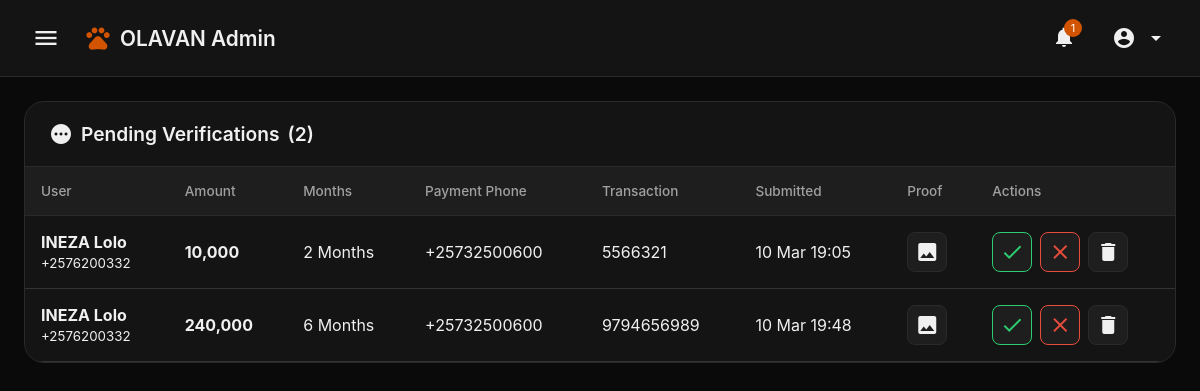
The page /admin.php?section=pending (signed in) on the database its author committed.
### tables this page shows
CREATE TABLE `payments` (
  `id` int(11) NOT NULL AUTO_INCREMENT,
  `user_id` int(11) NOT NULL,
  `payment_date` date NOT NULL,
  `months_paid` int(11) NOT NULL,
  `payment_method` varchar(50) DEFAULT NULL,
  `payment_phone` varchar(20) DEFAULT NULL,
  `transaction_id` varchar(100) DEFAULT NULL,
  `amount_paid` decimal(10,2) DEFAULT NULL,
  `end_date` date NOT NULL,
  `proof_url` varchar(255) DEFAULT NULL,
  `status` enum('pending','completed','unpayed') NOT NULL DEFAULT 'pending',
  `created_at` timestamp NOT NULL DEFAULT current_timestamp(),
  PRIMARY KEY (`id`),
  KEY `user_id` (`user_id`),
  KEY `idx_payment_phone` (`payment_phone`),
  KEY `idx_transaction` (`transaction_id`),
  CONSTRAINT `payments_ibfk_1` FOREIGN KEY (`user_id`) REFERENCES `users` (`id`) ON DELETE CASCADE
);

CREATE TABLE `users` (
  `id` int(11) NOT NULL AUTO_INCREMENT,
  `phone_number` varchar(20) NOT NULL,
  `full_name` varchar(100) DEFAULT NULL,
  `country` varchar(50) NOT NULL,
  `password_hash` varchar(255) NOT NULL,
  `profile_image` varchar(255) DEFAULT 'uploads/images/default.jpg',
  `is_admin` tinyint(1) DEFAULT 0,
  `status` enum('pending','accepted','rejected') NOT NULL DEFAULT 'pending',
  `expiry_reminder_sent` tinyint(1) DEFAULT 0,
  `created_at` timestamp NOT NULL DEFAULT current_timestamp(),
  PRIMARY KEY (`id`),
  UNIQUE KEY `phone_number` (`phone_number`)
);

### admin.php (the view, shortened to what this page needs)
<?php
require_once 'db.php';
$admin_id = $_SESSION['user_id'];
$stmt = $pdo->prepare("SELECT * FROM users WHERE id = ?");
$stmt->execute([$admin_id]);
$admin = $stmt->fetch();
$unread_count = $pdo->query("SELECT COUNT(*) FROM notifications WHERE is_read = 0")->fetchColumn();
$payments = $pdo->query("
    SELECT p.*, u.phone_number, u.full_name, u.country
    FROM payments p
    JOIN users u ON p.user_id = u.id
    ORDER BY p.created_at DESC
")->fetchAll();
$pending_subs = $pdo->query("
    SELECT p.*, u.phone_number, u.full_name, u.country
    FROM payments p
    JOIN users u ON p.user_id = u.id
    WHERE p.status = 'pending'
    ORDER BY p.created_at ASC
")->fetchAll();
$current_section = $_GET['section'] ?? 'dashboard';
?>
<!DOCTYPE html>
<html lang="en">
<head>
</head>
<body>
    <div class="header">
        <div class="header-left">
            <button class="menu-btn" onclick="toggleSidebar()">
                <span class="material-icons">menu</span>
            </button>
            <div class="logo">
                <span class="material-icons">pets</span>
                <span>OLAVAN <span data-i18n="admin">ADMIN</span></span>
            </div>
        </div>
        <div class="header-right">
            <div class="notif-wrapper">
                <button class="notif-btn" onclick="toggleNotifications()">
                    <span class="material-icons">notifications</span>
                    <?php if ($unread_count > 0): ?>
                        <span class="notif-badge"><?php echo $unread_count; ?></span>
                    <?php endif; ?>
                </button>
            </div>
            <div class="user-menu-wrapper">
                <button class="user-menu-btn" onclick="toggleUserMenu()">
                    <?php if (!empty($admin['profile_image']) && file_exists($admin['profile_image'])): ?>
                        <img src="<?php echo htmlspecialchars($admin['profile_image']); ?>" class="user-avatar-small">
                    <?php else: ?>
                        <span class="material-icons">account_circle</span>
                    <?php endif; ?>
                    <span class="material-icons">arrow_drop_down</span>
                </button>
            </div>
        </div>
    </div>
    <div class="content">
        <div id="pending" class="section <?php echo $current_section == 'pending' ? 'active' : ''; ?>">
            <div class="card">
                <div class="card-header">
                    <div class="card-title">
                        <span class="material-icons">pending</span>
                        <span data-i18n="pending_verifications">Pending Verifications</span> (<?php echo count($pending_subs); ?>)
                    </div>
                </div>
                <?php if (empty($pending_subs)): ?>
                    <div class="card-body" style="text-align: center; padding: 48px;">
                        <span class="material-icons" style="font-size: 64px; color: var(--success); margin-bottom: 16px;">check_circle</span>
                        <p data-i18n="no_pending">No pending verifications</p>
                    </div>
                <?php else: ?>
                    <div class="table-responsive">
                        <table>
                            <thead>
                                <tr>
                                    <th data-i18n="user">User</th>
                                    <th data-i18n="amount">Amount</th>
                                    <th data-i18n="months">Months</th>
                                    <th data-i18n="payment_phone">Payment Phone</th>
                                    <th data-i18n="transaction">Transaction</th>
                                    <th data-i18n="submitted">Submitted</th>
                                    <th data-i18n="proof">Proof</th>
                                    <th data-i18n="actions">Actions</th>
                                </tr>
                            </thead>
                            <tbody>
                                <?php foreach ($pending_subs as $pending): ?>
                                    <tr>
                                        <td>
                                            <strong><?php echo htmlspecialchars($pending['full_name'] ?? $pending['phone_number']); ?></strong>
                                            <br><small><?php echo htmlspecialchars($pending['phone_number']); ?></small>
                                        </td>
                                        <td><strong><?php echo number_format($pending['amount_paid'] ?? 0, 0); ?></strong></td>
                                        <td><?php echo $pending['months_paid']; ?> <span data-i18n="months">months</span></td>
                                        <td><?php echo htmlspecialchars($pending['payment_phone'] ?? 'N/A'); ?></td>
                                        <td><?php echo htmlspecialchars($pending['transaction_id'] ?? 'N/A'); ?></td>
                                        <td><?php echo date('d M H:i', strtotime($pending['created_at'])); ?></td>
                                        <td>
                                            <?php if ($pending['proof_url'] && file_exists($pending['proof_url'])): ?>
                                                <button class="btn-icon" onclick="viewProof('<?php echo $pending['proof_url']; ?>')">
                                                    <span class="material-icons">image</span>
                                                </button>
                                            <?php endif; ?>
                                        </td>
                                        <td>
                                            <div class="action-buttons">
                                                <a href="?approve_payment=<?php echo $pending['id']; ?>" class="btn-icon approve" title="Approve">
                                                    <span class="material-icons">check</span>
                                                </a>
                                                <a href="?reject_payment=<?php echo $pending['id']; ?>" class="btn-icon reject" title="Reject" onclick="return confirm('Reject this payment?')">
                                                    <span class="material-icons">close</span>
                                                </a>
                                                <form method="POST" style="display: inline;" onsubmit="return confirm('Delete this payment?')">
                                                    <button type="submit" name="delete_payment" class="btn-icon delete">
                                                        <span class="material-icons">delete</span>
                                                    </button>
                                                </form>
                                            </div>
                                        </td>
                                    </tr>
                                <?php endforeach; ?>
                            </tbody>
                        </table>
                    </div>
                <?php endif; ?>
            </div>
        </div>
    </div>
</body>
</html>

### admin.php (style rules this page uses)
* { margin: 0; padding: 0; box-sizing: border-box; font-family: -apple-system, BlinkMacSystemFont, 'Segoe UI', Roboto, sans-serif; }
:root { --bg: #0a0a0a; --surface: #141414; --surface-light: #1e1e1e; --surface-lighter: #2a2a2a; --text: #f0f0f0; --text-secondary: #a0a0a0; --text-muted: #6c6c6c; --border: #2a2a2a; --border-light: #333; --accent: #d35400; --accent-hover: #e67e22; --accent-light: rgba(211, 84, 0, 0.15); --success: #2ecc71; --success-bg: rgba(46, 204, 113, 0.15); --warning: #f39c12; --warning-bg: rgba(243, 156, 18, 0.15); --danger: #e74c3c; --danger-bg: rgba(231, 76, 60, 0.15); --info: #3498db; --info-bg: rgba(52, 152, 219, 0.15); --input-bg: #1a1a1a; --sidebar-width: 280px; }
body { background: var(--bg); color: var(--text); min-height: 100vh; transition: background 0.3s; overflow-x: hidden; }
a, a:hover, a:focus, a:active, a:visited { text-decoration: none; color: inherit; }
body { -ms-overflow-style: none; scrollbar-width: none; }
.header { background: var(--surface); padding: 16px 24px; position: sticky; top: 0; z-index: 90; border-bottom: 1px solid var(--border); display: flex; align-items: center; justify-content: space-between; }
.header-left { display: flex; align-items: center; gap: 16px; }
.menu-btn { background: none; border: none; color: var(--text); cursor: pointer; padding: 8px; display: flex; align-items: center; justify-content: center; }
.menu-btn .material-icons { font-size: 28px; }
.logo { display: flex; align-items: center; gap: 8px; font-size: 1.3rem; font-weight: 600; }
.logo .material-icons { color: var(--accent); font-size: 28px; }
.header-right { display: flex; align-items: center; gap: 20px; }
.notif-wrapper { position: relative; }
.notif-btn { background: none; border: none; color: var(--text); cursor: pointer; padding: 8px; position: relative; }
.notif-btn .material-icons { font-size: 24px; }
.notif-badge { position: absolute; top: 2px; right: 2px; background: var(--accent); color: white; font-size: 11px; padding: 2px 5px; border-radius: 10px; min-width: 18px; text-align: center; }
.user-menu-wrapper { position: relative; }
.user-menu-btn { background: none; border: none; color: var(--text); cursor: pointer; padding: 8px; display: flex; align-items: center; gap: 8px; }
.user-menu-btn .material-icons { font-size: 24px; }
.content { padding: 24px; max-width: 1400px; margin: 0 auto; }
.section { display: none; }
.section.active { display: block; animation: fadeIn 0.3s; }
.card { background: var(--surface); border: 1px solid var(--border); border-radius: 20px; margin-bottom: 24px; overflow: hidden; }
.card-header { padding: 20px 24px; border-bottom: 1px solid var(--border); display: flex; justify-content: space-between; align-items: center; flex-wrap: wrap; gap: 16px; }
.card-title { display: flex; align-items: center; gap: 8px; font-size: 1.2rem; font-weight: 600; }
.table-responsive { overflow-x: auto; -webkit-overflow-scrolling: touch; }
table { width: 100%; border-collapse: collapse; }
th { text-align: left; padding: 16px; color: var(--text-secondary); font-weight: 500; font-size: 0.85rem; border-bottom: 1px solid var(--border); background: var(--surface-light); }
.btn-icon { width: 40px; height: 40px; border-radius: 8px; border: 1px solid var(--border); background: var(--surface-light); color: var(--text); cursor: pointer; display: inline-flex; align-items: center; justify-content: center; transition: all 0.2s; text-decoration: none; }
.btn-icon.approve { color: var(--success); border-color: var(--success); }
.btn-icon.reject { color: var(--danger); border-color: var(--danger); }
.action-buttons { display: flex; gap: 8px; flex-wrap: wrap; }

### rows shown on the page
payments: user.full_name "INEZA Lolo", user.phone_number "+2576200332", amount_paid "10,000", months_paid "2", payment_phone "+25732500600", transaction "5566321", created_at "10 Mar 19:05"
payments: user.full_name "INEZA Lolo", user.phone_number "+2576200332", amount_paid "240,000", months_paid "6", payment_phone "+25732500600", transaction "9794656989", created_at "10 Mar 19:48"

### other values the page prints
$unread_count "1"
count($pending_subs) "2"
